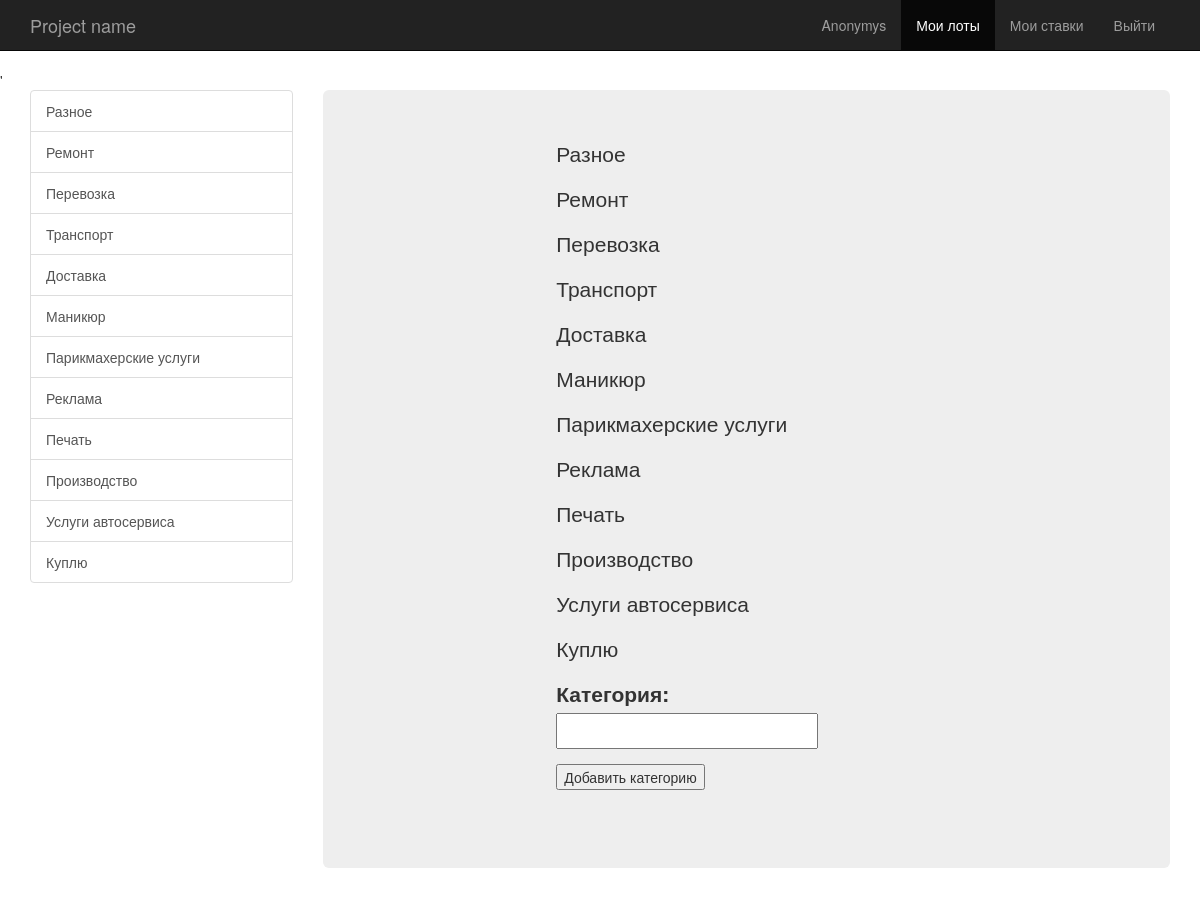
Screenshot of /add_category/ with the database file from the repository.
### hollau/models.py (models this page shows)
class Category(models.Model):
    name = models.CharField(u'Категория', max_length=30)
    def __unicode__(self):
        return self.name

### hollau/views.py (the view, shortened to what this page needs)
# urls.py: url(r'^add_category/$', views.add_category, name='add_category'),
def add_category(request):
    if request.method == 'GET':
        categories = models.Category.objects.all()
        return render(request, 'addcategory.html', {'form': forms.CategoryAdd(), 'categories': categories})

### hollau/forms.py
class CategoryAdd(forms.ModelForm):
    class Meta:
        model = Category
        fields = '__all__'

### hollau/templates/addcategory.html (shortened to what this page needs)
{% extends 'base.html' %}
{% block content %}
	{% for category in categories %}
<p>{{category}}</p>
	{% endfor %}
  <form method="post" action="{% url 'add_category' %}">
    {{ form.as_p }}
    <button type="submit">Добавить категорию</button>
  </form>
<br>
{% endblock %}

### hollau/templates/base.html (shortened to what this page needs)
{% load staticfiles %}
<!DOCTYPE html>
<html>
  <head>
    <link href={% static "bootstrap/css/bootstrap.min.css" %} rel="stylesheet">
    <link href={% static 'offcanvas.css' %} rel="stylesheet">'
    <link rel="stylesheet" type="text/css" href="{% static 'style.css' %}">
  </head>
  <body>
    <nav class="navbar navbar-fixed-top navbar-inverse">
      <div class="container">
        <div class="navbar-header">
          <a class="navbar-brand" href="#">Project name</a>
        </div>
        <div id="navbar" class="collapse navbar-collapse navbar-right">
          <ul class="nav navbar-nav">
              {%if user.is_authenticated%}
            <li><a href="#">{{user.first_name}}</a></li>
              {% else %}
              <li><a href="{%url 'login' %}">Anonymys</a></li>
              {% endif %}
            <li class="active"><a href="#">Мои лоты</a></li>
            <li><a href="#about">Мои ставки</a></li>
            <li><a href="{% url 'logout' %}">Выйти</a></li>
          </ul>
        </div>
      </div>
    </nav>
    <div class="container">
      <div class="row row-offcanvas row-offcanvas-left">
          <div class="col-xs-6 col-sm-3 sidebar-offcanvas" id="sidebar">
          <div class="list-group">
            {% for category in categories %}
            <a href="{% url 'category' category.id%}" class="list-group-item">{{ category.name }}</a>
            {% endfor %}
          </div>
        </div>
        <div class="col-xs-12 col-sm-9">
          <div class="jumbotron">
          <main>
          <div id="container">
			{%block content%}{%endblock%}
		  </div>
          </main>
          </div>
        </div>
      </div>
  </body>
</html>

### hollau/static/offcanvas.css (style rules this page uses)
html, body { overflow-x: hidden; }
body { padding-top: 70px; }

### hollau/static/style.css (style rules this page uses)
#container { width: 400px; margin: auto; padding: 0 10px 10px 10px; }

### rows the page displays
Category: name "Разное"
Category: name "Ремонт"
Category: name "Перевозка"
Category: name "Транспорт"
Category: name "Доставка"
Category: name "Маникюр"
Category: name "Парикмахерские услуги"
Category: name "Реклама"
Category: name "Печать"
Category: name "Производство"
Category: name "Услуги автосервиса"
Category: name "Куплю"
